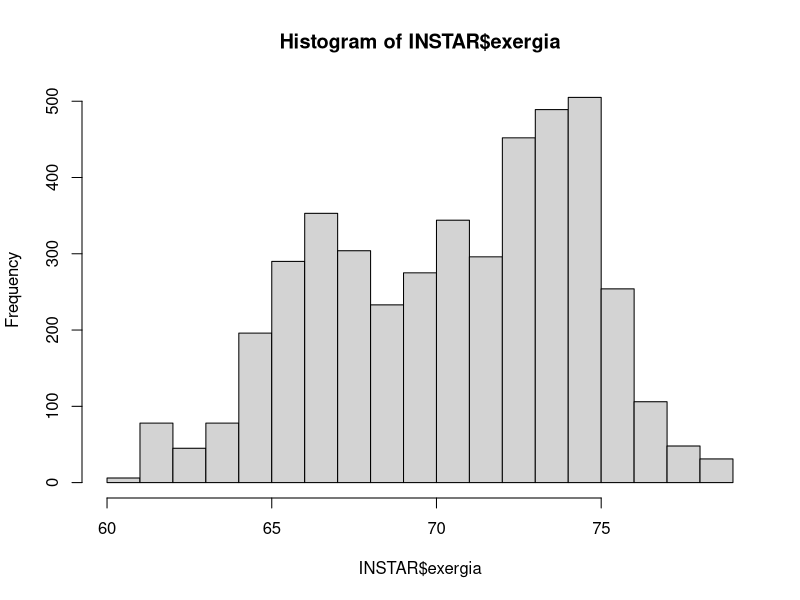
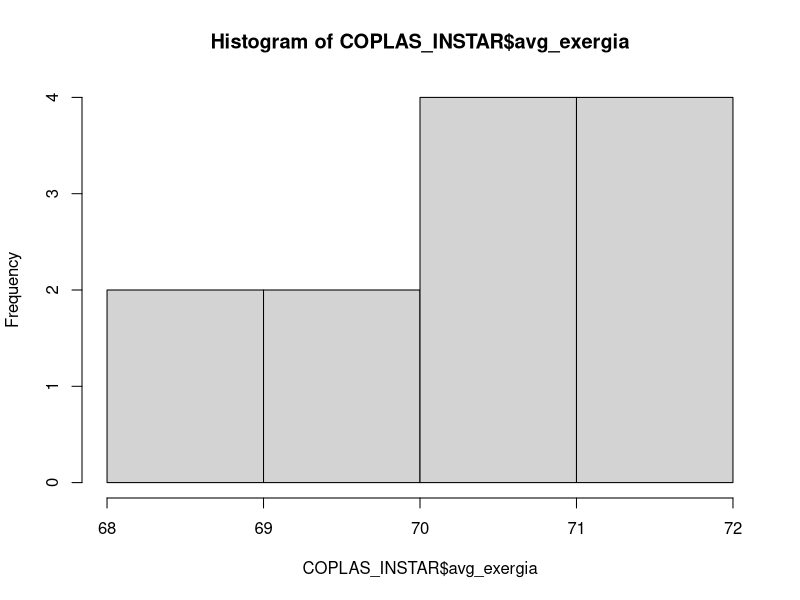
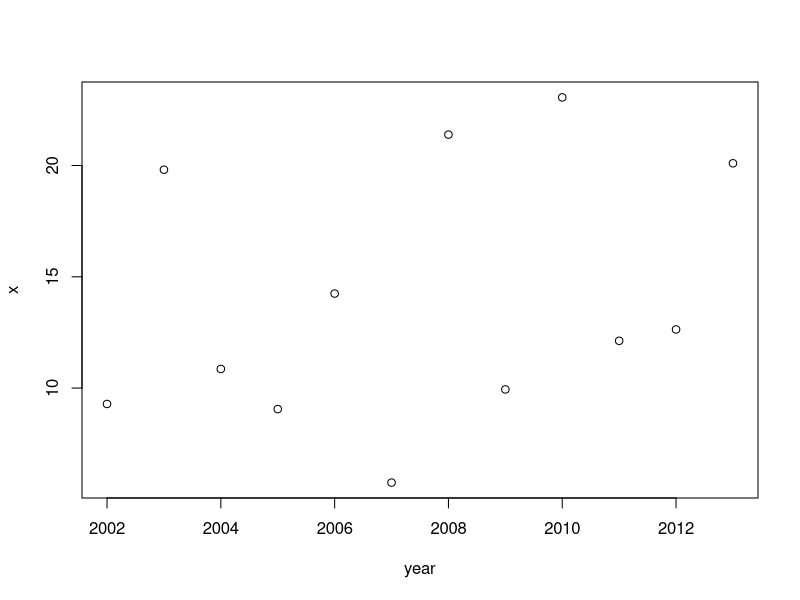
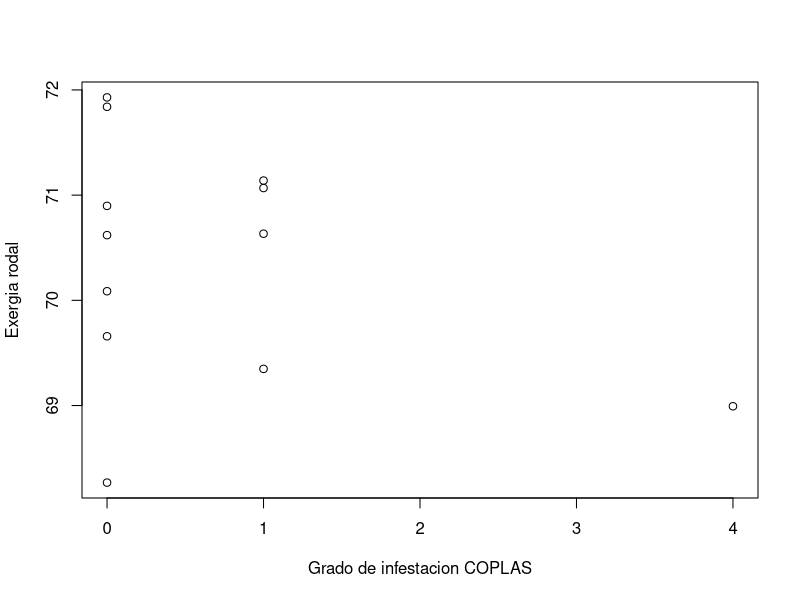
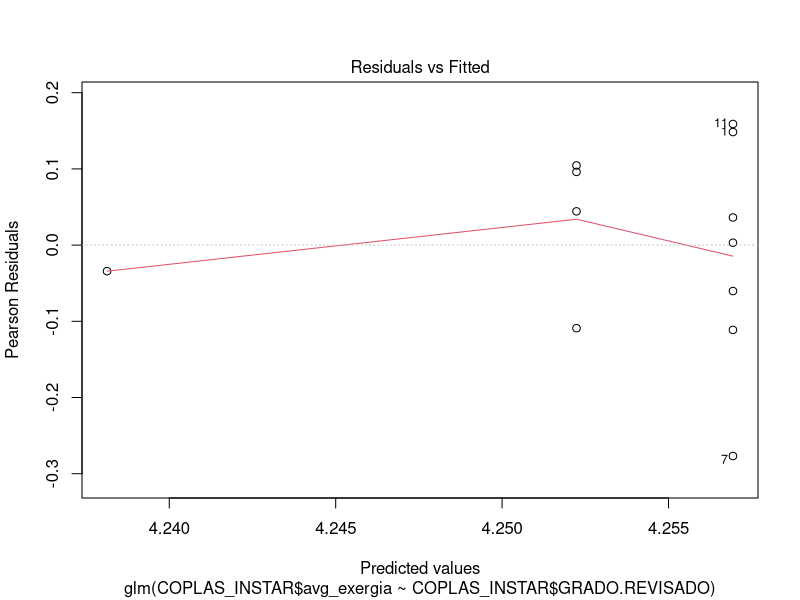
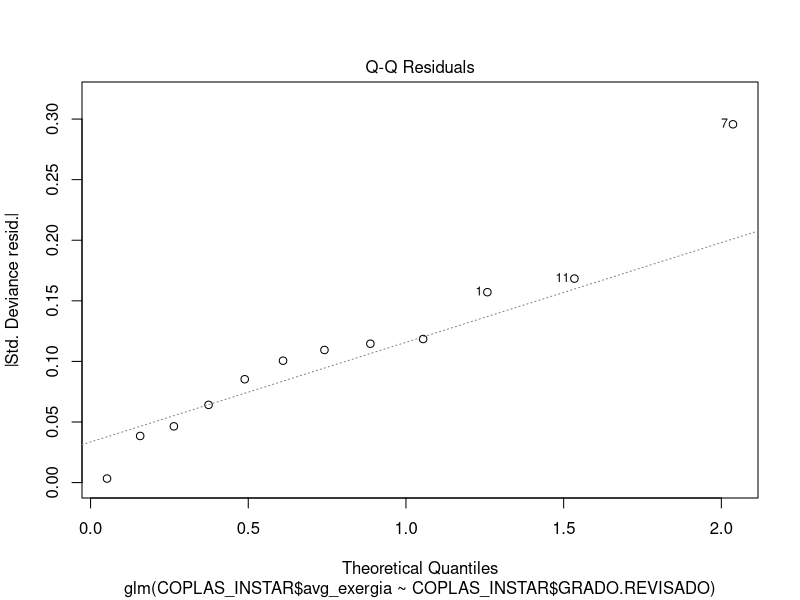
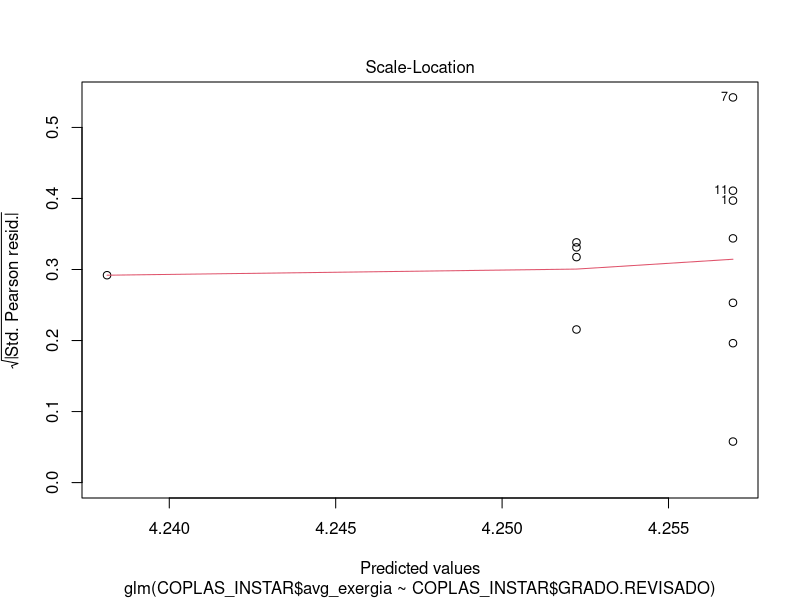
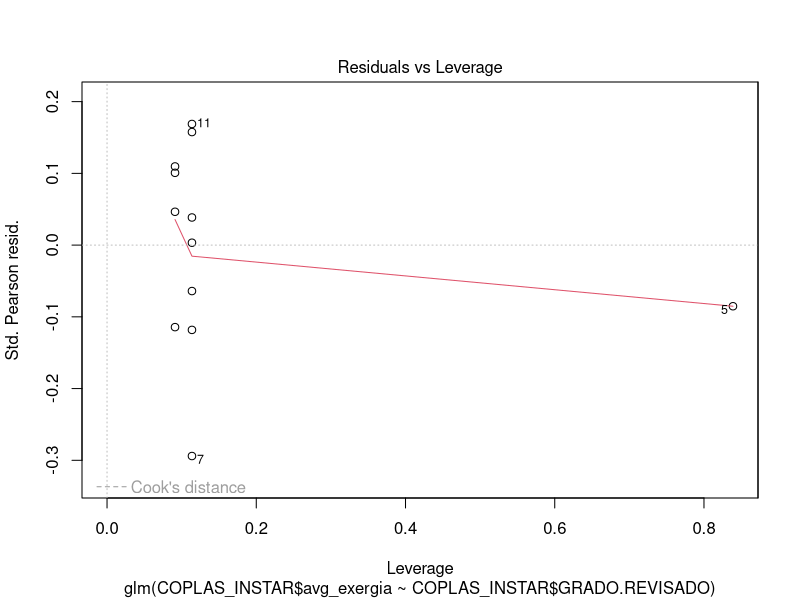

The R source for these figures, in order: (Note: this script raises an error after producing the figures.)
## ---- chunk 1
#install.packages("lubridate")
library(lubridate) # Para las fechas
## ---- chunk 2
INSTAR<-read.table("instar_bz008.txt", header=T, sep=",", dec=".")
INSTAR$fecha <-as.Date(INSTAR$fecha, format="%m-%d-%y")#aunque pongo formato mm/dd/yyyy se pone como yyyy-mm-dd
## ---- chunk 3
INSTAR$yday <- yday(INSTAR$fecha) # anadimos el dia del anio con el paquete lubridate
INSTAR$year <- year(INSTAR$fecha) # anadimos el anio con el paquete lubridate
INSTAR$biociclo <- NULL
#write.csv(INSTAR, file = "datos_instar_bz008.csv", row.names=FALSE, na="")
## ---- chunk 4
#Baza
subset_1993 <- subset(INSTAR, INSTAR$year==1993)
for(i in 1:length(subset_1993$yday)){
  ifelse(subset_1993$yday[i]<=79, 
       subset_1993$biociclo[i] <- 1, subset_1993$biociclo[i] <- 2)
}

subset_1994 <- subset(INSTAR, INSTAR$year==1994)
for(i in 1:length(subset_1994$yday)){
  ifelse(subset_1994$yday[i]<=79, 
       subset_1994$biociclo[i] <- 2, subset_1994$biociclo[i] <- 3)
}

subset_1995 <- subset(INSTAR, INSTAR$year==1995)
for(i in 1:length(subset_1995$yday)){
  ifelse(subset_1995$yday[i]<=79, 
       subset_1995$biociclo[i] <- 3, subset_1995$biociclo[i] <- 4)
}

subset_1996 <- subset(INSTAR, INSTAR$year==1996)
for(i in 1:length(subset_1996$yday)){
  ifelse(subset_1996$yday[i]<=79, 
       subset_1996$biociclo[i] <- 4, subset_1996$biociclo[i] <- 5)
}

subset_1997 <- subset(INSTAR, INSTAR$year==1997)
for(i in 1:length(subset_1997$yday)){
  ifelse(subset_1997$yday[i]<=79, 
       subset_1997$biociclo[i] <- 5, subset_1997$biociclo[i] <- 6)
}

subset_1998 <- subset(INSTAR, INSTAR$year==1998)
for(i in 1:length(subset_1998$yday)){
  ifelse(subset_1998$yday[i]<=79, 
       subset_1998$biociclo[i] <- 6, subset_1998$biociclo[i] <- 7)
}

subset_1999 <- subset(INSTAR, INSTAR$year==1999)
for(i in 1:length(subset_1999$yday)){
  ifelse(subset_1999$yday[i]<=79, 
       subset_1999$biociclo[i] <- 7, subset_1999$biociclo[i] <- 8)
}

subset_2000 <- subset(INSTAR, INSTAR$year==2000)
for(i in 1:length(subset_2000$yday)){
  ifelse(subset_2000$yday[i]<=79, 
       subset_2000$biociclo[i] <- 8, subset_2000$biociclo[i] <- 9)
}

subset_2001 <- subset(INSTAR, INSTAR$year==2001)
for(i in 1:length(subset_2001$yday)){
  ifelse(subset_2001$yday[i]<=79, 
       subset_2001$biociclo[i] <- 9, subset_2001$biociclo[i] <- 10)
}

subset_2002 <- subset(INSTAR, INSTAR$year==2002)
for(i in 1:length(subset_2002$yday)){
  ifelse(subset_2002$yday[i]<=79, 
       subset_2002$biociclo[i] <- 10, subset_2002$biociclo[i] <- 11)
}

subset_2003 <- subset(INSTAR, INSTAR$year==2003)
for(i in 1:length(subset_2003$yday)){
  ifelse(subset_2003$yday[i]<=79, 
       subset_2003$biociclo[i] <- 11, subset_2003$biociclo[i] <- 12)
}

subset_2004 <- subset(INSTAR, INSTAR$year==2004)
for(i in 1:length(subset_2004$yday)){
  ifelse(subset_2004$yday[i]<=79, 
       subset_2004$biociclo[i] <- 12, subset_2004$biociclo[i] <- 13)
}
subset_2005 <- subset(INSTAR, INSTAR$year==2005)
for(i in 1:length(subset_2005$yday)){
  ifelse(subset_2005$yday[i]<=79, 
       subset_2005$biociclo[i] <- 13, subset_2005$biociclo[i] <- 14)
}

subset_2006 <- subset(INSTAR, INSTAR$year==2006)
for(i in 1:length(subset_2006$yday)){
  ifelse(subset_2006$yday[i]<=79, 
       subset_2006$biociclo[i] <- 14, subset_2006$biociclo[i] <- 15)
}

subset_2007 <- subset(INSTAR, INSTAR$year==2007)
for(i in 1:length(subset_2007$yday)){
  ifelse(subset_2007$yday[i]<=79, 
       subset_2007$biociclo[i] <- 15, subset_2007$biociclo[i] <- 16)
}

subset_2008 <- subset(INSTAR, INSTAR$year==2008)
for(i in 1:length(subset_2008$yday)){
  ifelse(subset_2008$yday[i]<=79, 
       subset_2008$biociclo[i] <- 16, subset_2008$biociclo[i] <- 17)
}

subset_2009 <- subset(INSTAR, INSTAR$year==2009)
for(i in 1:length(subset_2009$yday)){
  ifelse(subset_2009$yday[i]<=79, 
       subset_2009$biociclo[i] <- 17, subset_2009$biociclo[i] <- 18)
}

subset_2010 <- subset(INSTAR, INSTAR$year==2010)
for(i in 1:length(subset_2010$yday)){
  ifelse(subset_2010$yday[i]<=79, 
       subset_2010$biociclo[i] <- 18, subset_2010$biociclo[i] <- 19)
}

subset_2011 <- subset(INSTAR, INSTAR$year==2011)
for(i in 1:length(subset_2011$yday)){
  ifelse(subset_2011$yday[i]<=79, 
       subset_2011$biociclo[i] <- 19, subset_2011$biociclo[i] <- 20)
}

subset_2012 <- subset(INSTAR, INSTAR$year==2012)
for(i in 1:length(subset_2012$yday)){
  ifelse(subset_2012$yday[i]<=79, 
       subset_2012$biociclo[i] <- 20, subset_2012$biociclo[i] <- 21)
}

subset_2013 <- subset(INSTAR, INSTAR$year==2013)
for(i in 1:length(subset_2013$yday)){
  ifelse(subset_2013$yday[i]<=79, 
       subset_2013$biociclo[i] <- 21, subset_2013$biociclo[i] <- 22)
}

subset_2014 <- subset(INSTAR, INSTAR$year==2014)
for(i in 1:length(subset_2014$yday)){
  ifelse(subset_2014$yday[i]<=79, 
       subset_2014$biociclo[i] <- 22, subset_2014$biociclo[i] <- 23)
}

INSTAR<- rbind(subset_1994, subset_1995, subset_1996, subset_1997, subset_1998, subset_1999, subset_2000, subset_2001, subset_2002, subset_2003, subset_2004, subset_2005, subset_2006, subset_2007, subset_2008, subset_2009, subset_2010, subset_2011, subset_2012, subset_2013) #Se quitan el primer y ultimo biociclo porque no estan completos
## ---- chunk 5
#Sierra Nevada
subset_2001 <- subset(INSTAR, INSTAR$year==2001)
for(i in 1:length(subset_2001$yday)){
  ifelse(subset_2001$yday[i]<=79, 
       subset_2001$biociclo[i] <- 1, subset_2001$biociclo[i] <- 2)
}

subset_2002 <- subset(INSTAR, INSTAR$year==2002)
for(i in 1:length(subset_2002$yday)){
  ifelse(subset_2002$yday[i]<=79, 
       subset_2002$biociclo[i] <- 2, subset_2002$biociclo[i] <- 3)
}

subset_2003 <- subset(INSTAR, INSTAR$year==2003)
for(i in 1:length(subset_2003$yday)){
  ifelse(subset_2003$yday[i]<=79, 
       subset_2003$biociclo[i] <- 3, subset_2003$biociclo[i] <- 4)
}

subset_2004 <- subset(INSTAR, INSTAR$year==2004)
for(i in 1:length(subset_2004$yday)){
  ifelse(subset_2004$yday[i]<=79, 
       subset_2004$biociclo[i] <- 4, subset_2004$biociclo[i] <- 5)
}
subset_2005 <- subset(INSTAR, INSTAR$year==2005)
for(i in 1:length(subset_2005$yday)){
  ifelse(subset_2005$yday[i]<=79, 
       subset_2005$biociclo[i] <- 5, subset_2005$biociclo[i] <- 6)
}

subset_2006 <- subset(INSTAR, INSTAR$year==2006)
for(i in 1:length(subset_2006$yday)){
  ifelse(subset_2006$yday[i]<=79, 
       subset_2006$biociclo[i] <- 6, subset_2006$biociclo[i] <- 7)
}

subset_2007 <- subset(INSTAR, INSTAR$year==2007)
for(i in 1:length(subset_2007$yday)){
  ifelse(subset_2007$yday[i]<=79, 
       subset_2007$biociclo[i] <- 7, subset_2007$biociclo[i] <- 8)
}

subset_2008 <- subset(INSTAR, INSTAR$year==2008)
for(i in 1:length(subset_2008$yday)){
  ifelse(subset_2008$yday[i]<=79, 
       subset_2008$biociclo[i] <- 8, subset_2008$biociclo[i] <- 9)
}

subset_2009 <- subset(INSTAR, INSTAR$year==2009)
for(i in 1:length(subset_2009$yday)){
  ifelse(subset_2009$yday[i]<=79, 
       subset_2009$biociclo[i] <- 9, subset_2009$biociclo[i] <- 10)
}

subset_2010 <- subset(INSTAR, INSTAR$year==2010)
for(i in 1:length(subset_2010$yday)){
  ifelse(subset_2010$yday[i]<=79, 
       subset_2010$biociclo[i] <- 10, subset_2010$biociclo[i] <- 11)
}

subset_2011 <- subset(INSTAR, INSTAR$year==2011)
for(i in 1:length(subset_2011$yday)){
  ifelse(subset_2011$yday[i]<=79, 
       subset_2011$biociclo[i] <- 11, subset_2011$biociclo[i] <- 12)
}

subset_2012 <- subset(INSTAR, INSTAR$year==2012)
for(i in 1:length(subset_2012$yday)){
  ifelse(subset_2012$yday[i]<=79, 
       subset_2012$biociclo[i] <- 12, subset_2012$biociclo[i] <- 13)
}

subset_2013 <- subset(INSTAR, INSTAR$year==2013)
for(i in 1:length(subset_2013$yday)){
  ifelse(subset_2013$yday[i]<=79, 
       subset_2013$biociclo[i] <- 13, subset_2013$biociclo[i] <- 14)
}

subset_2014 <- subset(INSTAR, INSTAR$year==2014)
for(i in 1:length(subset_2014$yday)){
  ifelse(subset_2014$yday[i]<=79, 
       subset_2014$biociclo[i] <- 14, subset_2014$biociclo[i] <- 15)
}

INSTAR<- rbind(subset_2002, subset_2003, subset_2004, subset_2005, subset_2006, subset_2007, subset_2008, subset_2009, subset_2010, subset_2011, subset_2012, subset_2013)
## ---- chunk 6
sum_l1<- aggregate(x = INSTAR$L1, by=list(biociclo=INSTAR$biociclo), FUN=sum, na.rm=TRUE)
names(sum_l1)[2] <- "sum_l1"

sum_l2<- aggregate(x = INSTAR$L2, by=list(biociclo=INSTAR$biociclo), FUN=sum, na.rm=TRUE)
names(sum_l2)[2] <- "sum_l2"

larvas<-cbind(sum_l1, sum_l2)
larvas<-larvas[-c(3)]
larvas$sum_l1l2=larvas[,2]+larvas[,3]

avg_exergia<-aggregate(INSTAR$exergia, by=list(biociclo=INSTAR$biociclo), FUN=mean, na.rm=TRUE)
names(avg_exergia)[2] <- "avg_exergia"

agreg_INSTAR <- cbind(larvas,avg_exergia)
agreg_INSTAR_biociclo <- agreg_INSTAR[ -c(5) ]

#Eliminar fila de biociclo 2 porque no es un ciclo completo, va desde junio hasta marzo. 
agreg_INSTAR_biociclo<-agreg_INSTAR_biociclo[-c(1),]

#write.csv(agreg_INSTAR_biociclo,"agreg_INSTAR_bz008_biociclo.csv",row.names=FALSE, na="")

## ---- chunk 7
COPLAS<-read.csv("zona_baza.csv", header=TRUE, sep=",")
names(COPLAS)[1] <- "RODAL"
## ---- chunk 8
#rodal<-subset(COPLAS, RODAL == "GR000006")
rodal<-subset(COPLAS, RODAL == "GR023008")
#rodal<-subset(COPLAS, RODAL == "GR023012")
#rodal<-subset(COPLAS, RODAL == "GR023015")
#rodal<-subset(COPLAS, RODAL == "GR023017")
#rodal<-subset(COPLAS, RODAL == "GR023021")

#rodal<-subset(COPLAS, RODAL == "GR000030")
#rodal<-subset(COPLAS, RODAL == "GR134018")
#rodal<-subset(COPLAS, RODAL == "GR134020")
#rodal<-subset(COPLAS, RODAL == "GR134021")
## ---- chunk 9
rodal$biociclo <- 1:23 #Sierra de Baza
#rodal$biociclo <- 1:15 #Sierra Nevada
## ---- chunk 10
COPLAS_INSTAR<-merge.data.frame(agreg_INSTAR_biociclo, rodal, by.x = "biociclo")
COPLAS_INSTAR<-COPLAS_INSTAR[-c(9)] #Eliminar la columna con el nombre del rodal
## ---- chunk 11
library(graphics)
library(ggplot2)
## ---- chunk 12
hist(INSTAR$exergia) # todos los datos de energia
hist(COPLAS_INSTAR$avg_exergia) # datos medios para cada anio
var_exergia <- aggregate(x = INSTAR$exergia, by=list(year=INSTAR$year), FUN=var, na.rm=TRUE)
plot(var_exergia)

reg_exergia <- glm(COPLAS_INSTAR$avg_exergia ~ COPLAS_INSTAR$GRADO.REVISADO, family = poisson(link="log"))
summary(reg_exergia)
plot(COPLAS_INSTAR$avg_exergia ~ COPLAS_INSTAR$GRADO.REVISADO, xlab="Grado de infestacion COPLAS", ylab = "Exergia rodal")
abline(reg_exergia)
plot(reg_exergia)
dev.off()

### Residuos estandarizados
residuals<-rstandard(reg_exergia)
### Valores ajustados
fitted_values<-fitted(reg_exergia)
### Grafica valores ajustados vs residuos (asi evaluamos a ojo la homocedasticidad. Esto es discutible...)
plot(fitted_values, residuals)
### Grafico QQ para evaluar la normalidad
qqnorm(residuals)
qqline(residuals)

ggplot(COPLAS_INSTAR, aes(x=GRADO.REVISADO, y=avg_exergia))+
geom_point(colour='red', size=6) +
geom_smooth(method=lm)+
xlab("Grado infectacion COPLAS")+
ylab("Exergia media rodal")

glm_l1<-glm(COPLAS_INSTAR$l1_ln ~ COPLAS_INSTAR$GRADO.REVISADO)
summary(glm_l1)
plot(glm_l1)
plot(COPLAS_INSTAR$l1_ln ~ COPLAS_INSTAR$GRADO.REVISADO, xlab="Infestacion COPLAS", ylab = "Ln L1")
## ---- chunk 13
huevo_ts<-ts(INSTAR$huevo, frequency = 365)
huevo_acf<-acf(huevo_ts, type=c("correlation"), plot=TRUE)
## ---- chunk 14
huevo_acf<-acf(INSTAR$huevo, type=c("correlation"), plot=TRUE)
L1_acf<-acf(INSTAR$L1, type=c("correlation"), plot=TRUE)
L2_acf<-acf(INSTAR$L2, type=c("correlation"), plot=TRUE)
crisalida_acf<-acf(INSTAR$crisalida, type=c("correlation"), plot=TRUE)
exergia_acf<-acf(INSTAR$exergia, type=c("correlation"), plot=TRUE)
## ---- chunk 15
max_huevo<-aggregate(x = INSTAR$huevo, by=list(year=INSTAR$year), FUN=max, na.rm=TRUE)
names(max_huevo)[2] <- "max_huevo"
tend_huevo<-lm(max_huevo)
summary(tend_huevo)
plot(max_huevo)
abline(tend_huevo)#No se crea la la recta de regresion?
dev.off()
max_L1<-aggregate(x = INSTAR$L1, by=list(year=INSTAR$year), FUN=max, na.rm=TRUE)
names(max_L1)[2] <- "max_L1"
tend_L1<-lm(max_L1)
summary(tend_L1)
plot(max_L1)
abline(tend_L1)
dev.off()

max_L2<-aggregate(x = INSTAR$L2, by=list(year=INSTAR$year), FUN=max, na.rm=TRUE)
names(max_L2)[2] <- "max_L2"
tend_L2<-lm(max_L2)
summary(tend_L2)
plot(max_L2)
abline(tend_L2)
dev.off()

max_crisalida<-aggregate(x = INSTAR$crisalida, by=list(year=INSTAR$year), FUN=max, na.rm=TRUE)
names(max_crisalida)[2] <- "max_crisalida"
tend_crisalida<-lm(max_crisalida)
summary(tend_crisalida)
plot(max_crisalida)
abline(tend_crisalida)
dev.off()

max_exergia<-aggregate(x = INSTAR$exergia, by=list(year=INSTAR$year), FUN=max, na.rm=TRUE)
names(max_exergia)[2] <- "max_exergia"
tend_exergia_mx<-lm(max_exergia)
summary(tend_exergia_mx)
plot(max_exergia)
abline(tend_exergia_mx)
dev.off()

min_exergia<-aggregate(x = INSTAR$exergia, by=list(year=INSTAR$year), FUN=min, na.rm=TRUE)
names(min_exergia)[2] <- "min_exergia"
tend_exergia_mn<-lm(min_exergia)
summary(tend_exergia_mn)
plot(min_exergia)
abline(tend_exergia_mn)
dev.off()
## ---- chunk 16
plaga_ts<-ts(INSTAR[2:5], class=c("mts"), frequency=365)#Frecuencia es igual al numero de dias?
temp_ts<-ts(INSTAR[7:9], class=c("mts"), frequency=365)
huevos_ts<-ts(INSTAR$huevo, frequency=365)
L1_ts<-ts(INSTAR$L1, frequency=365)
L2_ts<-ts(INSTAR$L2, frequency=365)
crisalidas_ts<-ts(INSTAR$crisalida, frequency=1)
exergia_ts<-ts(INSTAR$exergia, frequency=1)
tmax_ts<-ts(INSTAR$tmax, frequency=1)
tmin_ts<-ts(INSTAR$tmin, frequency=1)
tmed_ts<-ts(INSTAR$tmed, frequency=1)
## ---- chunk 17
summary(plaga_ts)
cycle (plaga_ts)
class(plaga_ts)
str(plaga_ts)
decompose(plaga_ts)
plot(decompose(plaga_ts))
